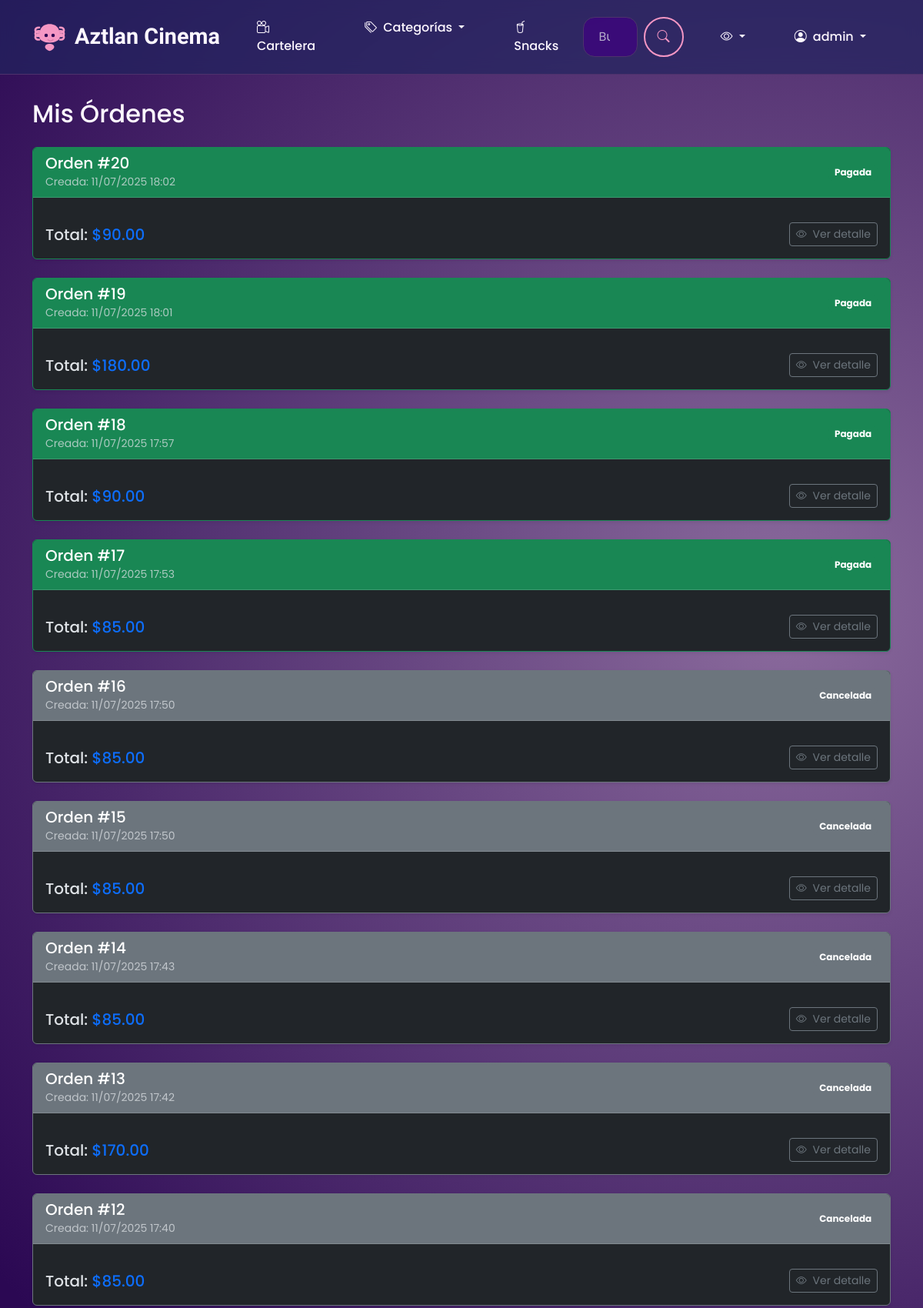
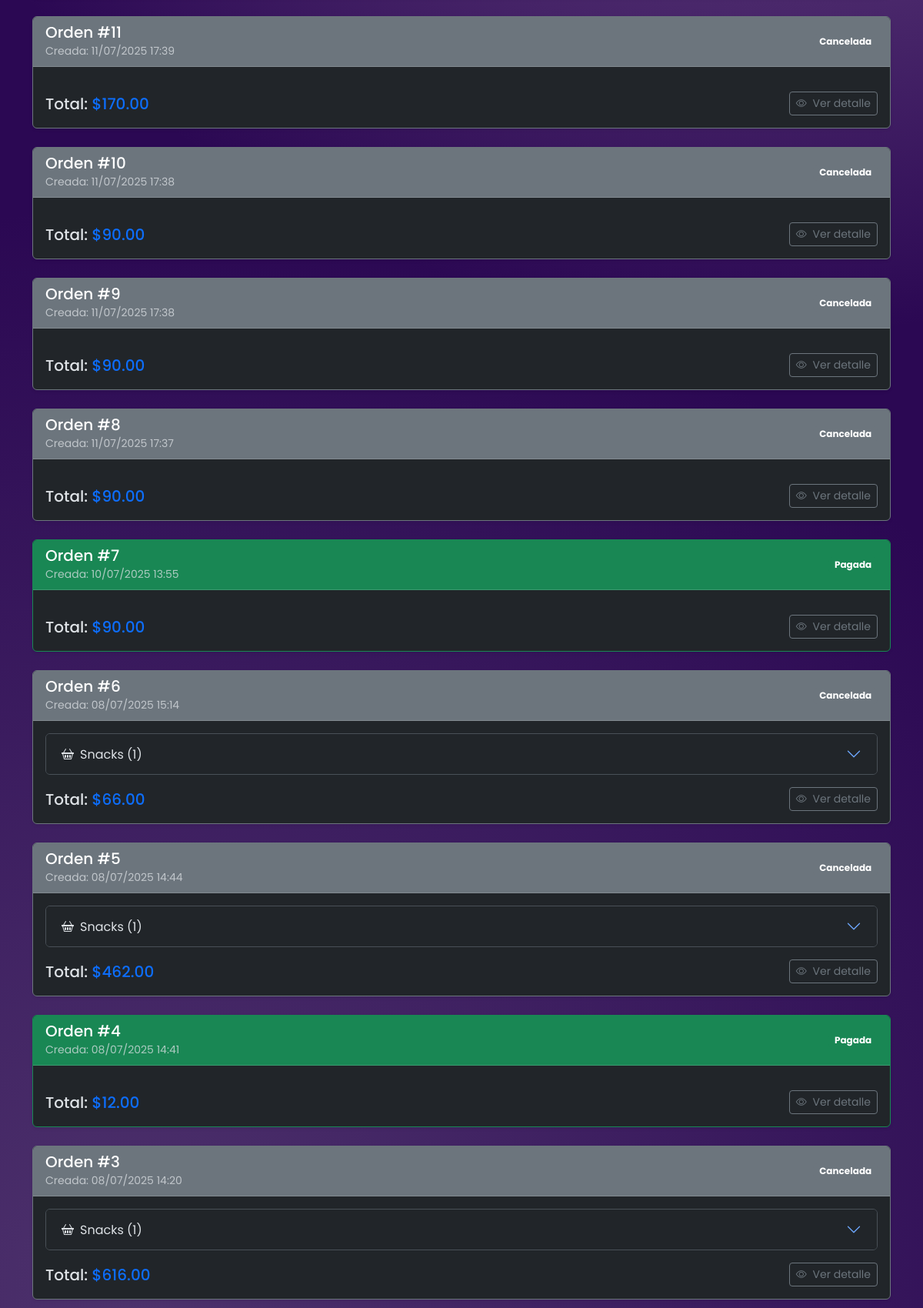
Screenshot of /orders/ (signed in, upper part) with the database file from the repository (2 pictures, top to bottom).
### cinema/models.py (models this page shows, shortened)
class TimeStampedModel(models.Model):
    created = models.DateTimeField(auto_now_add=True)
    updated = models.DateTimeField(auto_now=True)
    class Meta:
        abstract = True
        ordering = ('-created',)

class Order(TimeStampedModel):
    customer      = models.ForeignKey(Customer, on_delete=models.SET_NULL, null=True, related_name='orders')
    payment_method= models.CharField(max_length=3, choices=PaymentMethod.choices)
    total_amount  = models.DecimalField(max_digits=8, decimal_places=2)
    paid_at       = models.DateTimeField(null=True, blank=True)
    class Status(models.TextChoices):
        PENDING  = 'PEN', 'Pendiente'
        PAID     = 'PAI', 'Pagada'
        CANCELED = 'CAN', 'Cancelada'
    status        = models.CharField(max_length=3, choices=Status.choices, default=Status.PENDING)

### cinema/views.py (the view)
# urls.py: path('orders/', OrderListView.as_view(), name='orders_list'),
class OrderListView(LoginRequiredMixin, ListView):
    model = Order
    template_name = 'orders_list.html'
    context_object_name = 'orders'
    login_url = 'login'
    def get_queryset(self):
        customer, _ = Customer.objects.get_or_create(user=self.request.user)
        return Order.objects.filter(customer=customer).order_by('-created')

### cinema/models.py (called while the page is built)
    def line_total(self):
        return self.qty * self.price

### cinema/templates/orders_list.html (shortened to what this page needs)
{% extends "baseHome.html" %}
{% block content %}
 <h2 class="mb-4">Mis Órdenes</h2>
 {% if orders %}
   {% for order in orders %}
     <div class="card mb-4 shadow-sm
         {% if order.status == 'PAI' %}border-success
         {% elif order.status == 'PEN' %}border-warning
         {% else %}border-secondary{% endif %}">
       <div class="card-header d-flex justify-content-between align-items-center
           {% if order.status == 'PAI' %}bg-success text-white
           {% elif order.status == 'PEN' %}bg-warning text-dark
           {% else %}bg-secondary text-white{% endif %}">
         <div>
           <h5 class="mb-0">Orden #{{ order.id }}</h5>
           <small class="text-muted">
             Creada: {{ order.created|date:"d/m/Y H:i" }}
           </small>
         </div>
         <span class="badge
             {% if order.status == 'PAI' %}bg-success
             {% elif order.status == 'PEN' %}bg-warning text-dark
             {% else %}bg-secondary{% endif %}">
           {% if order.status == 'PAI' %}Pagada
           {% elif order.status == 'PEN' %}Pendiente
           {% else %}Cancelada{% endif %}
         </span>
       </div>
       <div class="card-body">
         <div class="accordion" id="accordion-{{ order.id }}">
           {% if order.order_snacks.count %}
           <div class="accordion-item">
             <h2 class="accordion-header" id="heading-S{{ order.id }}">
               <button class="accordion-button collapsed" type="button"
                       data-bs-toggle="collapse"
                       data-bs-target="#collapse-S{{ order.id }}"
                       aria-expanded="false"
                       aria-controls="collapse-S{{ order.id }}">
                 <i class="bi bi-basket2 me-2"></i> Snacks ({{ order.order_snacks.count }})
               </button>
             </h2>
           </div>
           {% endif %}
         </div>
         <div class="d-flex justify-content-between align-items-center mt-3">
           <h5 class="mb-0">
             Total: <span class="text-primary">${{ order.total_amount|floatformat:2 }}</span>
           </h5>
           {% if order.status == 'PEN' %}
           <div class="d-flex gap-2">
             <a href="{% url 'order_confirm' order_id=order.id %}"
                class="btn btn-sm btn-primary">
               <i class="bi bi-credit-card me-1"></i> Continuar pago
             </a>
             <form method="post"
                   action="{% url 'order_cancel' order_id=order.id %}"
                   style="display:inline">
               {% csrf_token %}
               <button type="submit"
                       class="btn btn-sm btn-danger"
                       onclick="return confirm('¿Seguro que cancelar la orden #{{ order.id }}?');">
                 <i class="bi bi-x-circle me-1"></i> Cancelar
               </button>
             </form>
           </div>
           {% else %}
             <a href="{% url 'order_success' order_id=order.id %}"
                class="btn btn-sm btn-outline-secondary">
               <i class="bi bi-eye me-1"></i> Ver detalle
             </a>
           {% endif %}
         </div>
       </div>
     </div>
   {% endfor %}
 {% else %}
   <div class="alert alert-info">
     No has realizado ninguna orden aún.
   </div>
 {% endif %}
{% endblock %}

### templates/baseHome.html (shortened to what this page needs)
{% load static %}
<!DOCTYPE html>
<html lang="es" data-bs-theme="dark" data-colorblind-mode="normal">
<head>
    <link href="https://cdn.jsdelivr.net/npm/bootstrap@5.3.3/dist/css/bootstrap.min.css" rel="stylesheet">
    <link href="https://cdn.jsdelivr.net/npm/bootstrap-icons@1.11.3/font/bootstrap-icons.css" rel="stylesheet">
</head>
<body>
    <div class="bubbles">
    </div>
    <nav class="navbar navbar-expand-lg">
        <div class="container">
            <a class="navbar-brand d-flex align-items-center" href="{% url 'home' %}">
                Aztlan Cinema
            </a>
            <div id="nav" class="collapse navbar-collapse">
                <ul class="navbar-nav me-auto mb-2 mb-lg-0">
                    <li class="nav-item">
                        <a class="nav-link{% if request.resolver_match.url_name == 'home' %} active{% endif %}" href="{% url 'home' %}">
                            <i class="bi bi-camera-reels me-2"></i>Cartelera
                        </a>
                    </li>
                    <li class="nav-item dropdown">
                        <a class="nav-link dropdown-toggle" href="#" role="button" data-bs-toggle="dropdown" aria-expanded="false">
                            <i class="bi bi-tags me-2"></i>Categorías
                        </a>
                    </li>
                    <li class="nav-item">
                        <a class="nav-link{% if request.resolver_match.url_name == 'snack_list' %} active{% endif %}" href="{% url 'snack_list' %}">
                            <i class="bi bi-cup-straw me-2"></i>Snacks
                        </a>
                    </li>
                </ul>
<form class="d-flex ms-lg-auto me-lg-3 my-2 my-lg-0 position-relative" role="search" action="{% url 'home' %}" method="get" onsubmit="return false;">
    <input class="form-control me-2" type="search" id="movie-search-input" name="q" placeholder="Buscar película..." aria-label="Buscar" autocomplete="off">
    <button class="btn btn-axolotl-outline" type="submit" style="padding: 0.5rem 1rem;">
        <i class="bi bi-search"></i>
    </button>
</form>
                <ul class="navbar-nav">
                     <li class="nav-item dropdown">
                         <a class="nav-link dropdown-toggle" href="#" role="button" data-bs-toggle="dropdown" aria-expanded="false" aria-label="Modo de accesibilidad visual">
                             <i class="bi bi-eye"></i>
                         </a>
                     </li>
                    {% if request.user.is_authenticated %}
                        <li class="nav-item dropdown">
                            <a class="nav-link dropdown-toggle" href="#" role="button" data-bs-toggle="dropdown" aria-expanded="false">
                                <i class="bi bi-person-circle me-2"></i>{{ request.user.get_short_name|default:request.user.username }}
                            </a>
                        </li>
                    {% else %}
                        <li class="nav-item">
                            <a class="nav-link" href="{% url 'login' %}">
                                <i class="bi bi-box-arrow-in-right me-2"></i>Entrar
                            </a>
                        </li>
                    {% endif %}
                </ul>
            </div>
        </div>
    </nav>
    <main class="container">
        {% block content %}{% endblock %}
    </main>
</body>
</html>

### templates/baseHome.html (style rules this page uses)
:root { --axolotl-deep-purple: #2b0853ff; --axolotl-mid-purple: #4D326C; --axolotl-soft-purple: #8B6B9D; --axolotl-pink: #F597C4; --axolotl-glow: #63E2D9; --axolotl-white: #FDF7FF; --body-font: 'Poppins', sans-serif; --title-font: 'Comfortaa', cursive; }
body { background-color: var(--axolotl-deep-purple); background-image: radial-gradient(circle at 15% 85%, var(--axolotl-mid-purple), transparent 40%), radial-gradient(circle at 85% 20%, var(--axolotl-soft-purple), transparent 40%); color: var(--axolotl-white); font-family: var(--body-font); min-height: 100vh; position: relative; overflow-x: hidden; transition: background-color 0.5s ease; }
.bubbles { position: fixed; top: 0; left: 0; width: 100%; height: 100%; overflow: hidden; z-index: -1; }
.navbar { background-color: rgba(34, 36, 95, 0.7); backdrop-filter: blur(10px); border-bottom: 1px solid var(--axolotl-mid-purple); padding: 1rem 0; position: sticky; top: 0; z-index: 1000; }
.navbar-brand { font-family: var(--title-font); font-weight: 700; font-size: 1.8rem; color: var(--axolotl-white); transition: color 0.3s ease; }
.axolotl-logo { width: 45px; margin-right: 10px; transition: transform 0.5s ease; }
.nav-link { color: var(--axolotl-white) !important; font-weight: 500; padding: 0.5rem 1.5rem !important; margin: 0 0.5rem; border-radius: 50px; transition: all 0.4s ease; position: relative; }
main { padding-top: 2rem; padding-bottom: 4rem; }
.btn-axolotl-outline { background-color: transparent; color: var(--axolotl-pink); border: 2px solid var(--axolotl-pink); padding: 0.75rem 2rem; border-radius: 50px; font-weight: 700; text-transform: uppercase; transition: all 0.3s ease; }
.form-control, .form-select { background-color: rgba(61, 4, 126, 0.8); border: 1px solid var(--axolotl-mid-purple); border-radius: 15px; color: var(--axolotl-white); padding: 0.8rem 1.2rem; }

### rows the page displays
Order: id "20", created "11/07/2025 18:02", status "Pagada", total_amount "90.00"
Order: id "19", created "11/07/2025 18:01", status "Pagada", total_amount "180.00"
Order: id "18", created "11/07/2025 17:57", status "Pagada", total_amount "90.00"
Order: id "17", created "11/07/2025 17:53", status "Pagada", total_amount "85.00"
Order: id "16", created "11/07/2025 17:50", status "Cancelada", total_amount "85.00"
Order: id "15", created "11/07/2025 17:50", status "Cancelada", total_amount "85.00"
Order: id "14", created "11/07/2025 17:43", status "Cancelada", total_amount "85.00"
Order: id "13", created "11/07/2025 17:42", status "Cancelada", total_amount "170.00"
Order: id "12", created "11/07/2025 17:40", status "Cancelada", total_amount "85.00"
Order: id "11", created "11/07/2025 17:39", status "Cancelada", total_amount "170.00"
Order: id "10", created "11/07/2025 17:38", status "Cancelada", total_amount "90.00"
Order: id "9", created "11/07/2025 17:38", status "Cancelada", total_amount "90.00"
Order: id "8", created "11/07/2025 17:37", status "Cancelada", total_amount "90.00"
Order: id "7", created "10/07/2025 13:55", status "Pagada", total_amount "90.00"
Order: id "6", created "08/07/2025 15:14", status "Cancelada", order_snacks.count "1", total_amount "66.00"
Order: id "5", created "08/07/2025 14:44", status "Cancelada", order_snacks.count "1", total_amount "462.00"
Order: id "4", created "08/07/2025 14:41", status "Pagada", total_amount "12.00"
Order: id "3", created "08/07/2025 14:20", status "Cancelada", order_snacks.count "1", total_amount "616.00"

### other values shown
{{ request.user.get_short_name|default:request.user.username }} "admin"
